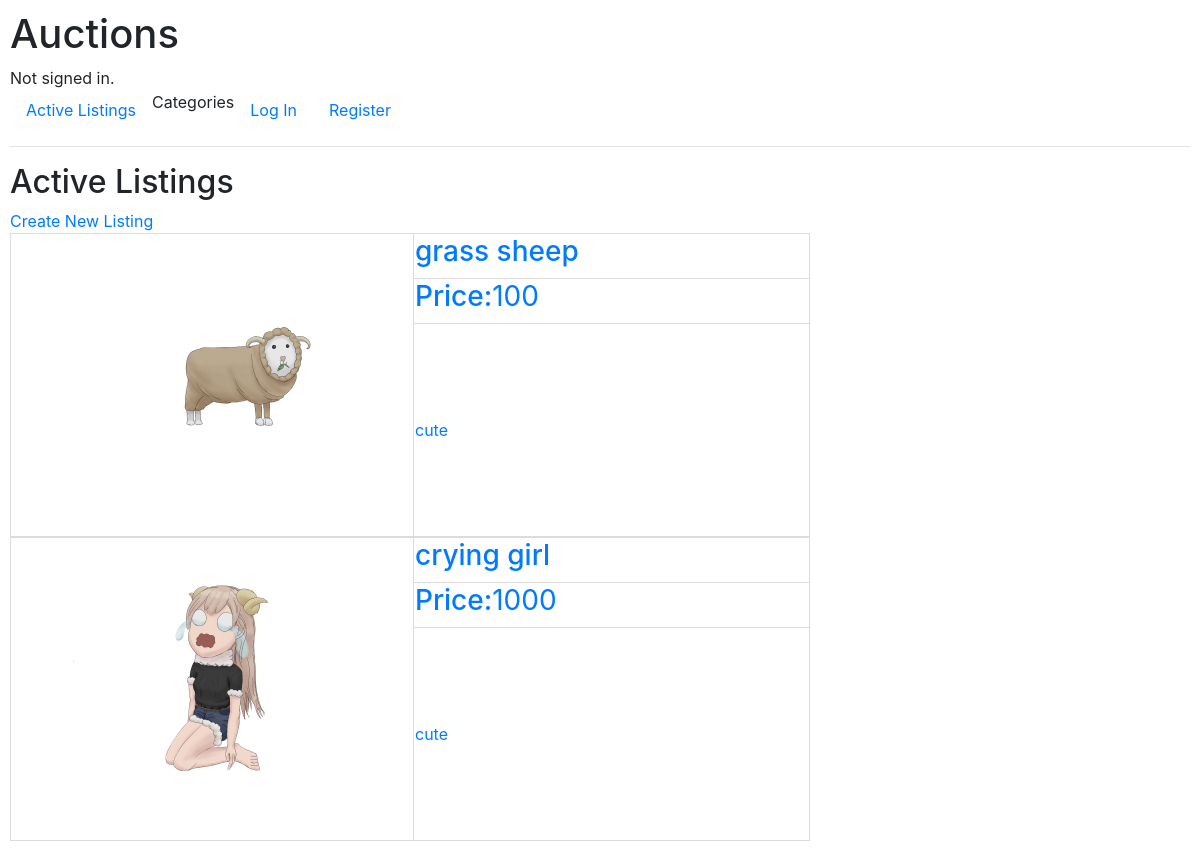
The page / on the database its author committed.
### auctions/models.py (models this page shows, shortened)
class AuctionList(models.Model):
    title = models.CharField(max_length=64)
    image = models.ImageField(upload_to="items")
    description = models.CharField(max_length=128)
    type = models.CharField(max_length=16)
    starting_bid = models.IntegerField()
    owner = models.ForeignKey(User, on_delete=models.CASCADE, related_name="my_selling_items")
    is_closed = models.BooleanField(default=False)

### auctions/views.py (the view)
# urls.py: path("", views.index, name="index"),
def index(request):
    return render(request, "auctions/index.html", {
        "items":AuctionList.objects.all(),
    })

### auctions/templates/auctions/index.html
{% extends "auctions/layout.html" %}
{% block body %}
    <h2>Active Listings</h2>
    <a href="{% url 'create_item' %}">Create New Listing</a>
    <br>
    {% for item in items %}
    <a href="{% url 'listing' item.id%}">
        <table class="listing_table" width="800px">
            <tr>
                <td rowspan="5" width="400px">
                    <img src="{{item.image.url}}", width="400">
                </td>
                <td height="20vw">
                    <h3>{{ item.title }}</h3>
                </td>
            </tr>
            <tr>
                <td height="20vw">
                    <h3>Price:<span class="not_bold">{{ item.starting_bid }}</span></h3>
                </td>
            </tr>
            <tr>
                <td rowspan="3">
                    {{ item.description }}
                </td>
            </tr>
        </table>
    </a>
    {% endfor %}
{% endblock %}

### auctions/static/auctions/styles.css (style rules this page uses)
body { padding: 10px; }
.not_bold { font-weight: normal; }
.listing_table { border: 1px solid gainsboro; }
td { border: 1px solid gainsboro }

### rows shown on the page
AuctionList: image (picture), title "grass sheep", starting_bid "100", description "cute"
AuctionList: image (picture), title "crying girl", starting_bid "1000", description "cute"
